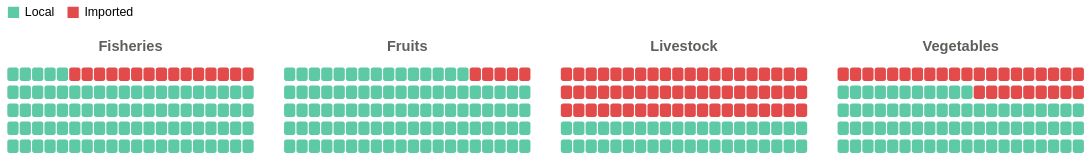

Express this chart as Vega-Lite.
### Vega-Lite specification from a JSON file in a GitHub repository (floating-point values rounded to 4 significant figures; data arrays with more than 128 entries replaced by an {"elided": "..."} marker saying what was removed)
{"$schema": "https://vega.github.io/schema/vega-lite/v5.json", "width": "container", "height": 220, "data": {"values": {"elided": "400 records"}}, "facet": {"field": "category", "type": "nominal", "header": {"title": null, "labelFont": "DM Sans, sans-serif", "labelFontSize": 13, "labelColor": "#5F5E5A", "labelFontWeight": "bold"}}, "spec": {"width": 220, "height": 80, "mark": {"type": "rect", "cornerRadius": 2, "width": 10, "height": 12}, "encoding": {"x": {"field": "col", "type": "ordinal", "axis": null}, "y": {"field": "row", "type": "ordinal", "axis": null, "sort": "descending"}, "color": {"field": "fill_status", "type": "nominal", "scale": {"domain": ["Local", "Imported"], "range": ["#5DCAA5", "#E24B4A"]}, "legend": {"title": null, "labelFont": "DM Sans, sans-serif", "labelFontSize": 11, "orient": "top"}}, "tooltip": [{"field": "category", "type": "nominal", "title": "Category"}, {"field": "fill_status", "type": "nominal", "title": "Source"}]}}, "config": {"background": "#FFFFFF", "view": {"stroke": "transparent"}, "font": "DM Sans, sans-serif", "facet": {"spacing": 24}}}
